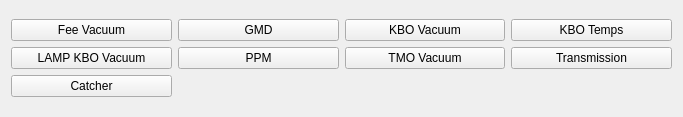
<?xml version="1.0" encoding="UTF-8"?>
<ui version="4.0">
 <class>Form</class>
 <widget class="QWidget" name="Form">
  <property name="geometry">
   <rect>
    <x>0</x>
    <y>0</y>
    <width>683</width>
    <height>117</height>
   </rect>
  </property>
  <property name="windowTitle">
   <string>Form</string>
  </property>
  <layout class="QGridLayout" name="gridLayout_2">
   <item row="0" column="0">
    <layout class="QGridLayout" name="gridLayout">
     <item row="1" column="4">
      <widget class="PyDMShellCommand" name="PyDMShellCommand_6">
       <property name="toolTip">
        <string/>
       </property>
       <property name="text">
        <string>Transmission</string>
       </property>
       <property name="showIcon" stdset="0">
        <bool>false</bool>
       </property>
       <property name="allowMultipleExecutions" stdset="0">
        <bool>false</bool>
       </property>
       <property name="titles" stdset="0">
        <stringlist/>
       </property>
       <property name="commands" stdset="0">
        <stringlist>
         <string>StripTool /cds/home/opr/tmoopr/Striptool/transmission</string>
        </stringlist>
       </property>
      </widget>
     </item>
     <item row="1" column="2">
      <widget class="PyDMShellCommand" name="PyDMShellCommand">
       <property name="toolTip">
        <string/>
       </property>
       <property name="text">
        <string>PPM</string>
       </property>
       <property name="showIcon" stdset="0">
        <bool>false</bool>
       </property>
       <property name="commands" stdset="0">
        <stringlist>
         <string>StripTool /cds/home/opr/tmoopr/Striptool/PPM</string>
        </stringlist>
       </property>
      </widget>
     </item>
     <item row="0" column="2">
      <widget class="PyDMShellCommand" name="PyDMShellCommand_3">
       <property name="toolTip">
        <string/>
       </property>
       <property name="text">
        <string>GMD</string>
       </property>
       <property name="showIcon" stdset="0">
        <bool>false</bool>
       </property>
       <property name="commands" stdset="0">
        <stringlist>
         <string>StripTool /cds/home/opr/tmoopr/Striptool/GMD</string>
        </stringlist>
       </property>
      </widget>
     </item>
     <item row="0" column="4">
      <widget class="PyDMShellCommand" name="PyDMShellCommand_8">
       <property name="toolTip">
        <string/>
       </property>
       <property name="text">
        <string>KBO Temps</string>
       </property>
       <property name="showIcon" stdset="0">
        <bool>false</bool>
       </property>
       <property name="commands" stdset="0">
        <stringlist>
         <string>StripTool /cds/home/opr/tmoopr/Striptool/KBO_temp</string>
        </stringlist>
       </property>
      </widget>
     </item>
     <item row="0" column="3">
      <widget class="PyDMShellCommand" name="PyDMShellCommand_5">
       <property name="toolTip">
        <string/>
       </property>
       <property name="text">
        <string>KBO Vacuum</string>
       </property>
       <property name="showIcon" stdset="0">
        <bool>false</bool>
       </property>
       <property name="commands" stdset="0">
        <stringlist>
         <string>StripTool /cds/home/opr/tmoopr/Striptool/KBO_PRES</string>
        </stringlist>
       </property>
      </widget>
     </item>
     <item row="1" column="1">
      <widget class="PyDMShellCommand" name="PyDMShellCommand_7">
       <property name="toolTip">
        <string/>
       </property>
       <property name="text">
        <string>LAMP KBO Vacuum</string>
       </property>
       <property name="showIcon" stdset="0">
        <bool>false</bool>
       </property>
       <property name="commands" stdset="0">
        <stringlist>
         <string>StripTool /cds/home/opr/tmoopr/Striptool/LAMP_KBO_PRES</string>
        </stringlist>
       </property>
      </widget>
     </item>
     <item row="0" column="1">
      <widget class="PyDMShellCommand" name="PyDMShellCommand_2">
       <property name="enabled">
        <bool>true</bool>
       </property>
       <property name="toolTip">
        <string/>
       </property>
       <property name="accessibleName">
        <string/>
       </property>
       <property name="text">
        <string>Fee Vacuum</string>
       </property>
       <property name="showIcon" stdset="0">
        <bool>false</bool>
       </property>
       <property name="commands" stdset="0">
        <stringlist>
         <string>StripTool /cds/home/opr/tmoopr/Striptool/FEE</string>
        </stringlist>
       </property>
      </widget>
     </item>
     <item row="1" column="3">
      <widget class="PyDMShellCommand" name="PyDMShellCommand_4">
       <property name="toolTip">
        <string/>
       </property>
       <property name="text">
        <string>TMO Vacuum</string>
       </property>
       <property name="showIcon" stdset="0">
        <bool>false</bool>
       </property>
       <property name="commands" stdset="0">
        <stringlist>
         <string>StripTool /cds/home/opr/tmoopr/Striptool/TMO_VAC</string>
        </stringlist>
       </property>
      </widget>
     </item>
     <item row="2" column="1">
      <widget class="PyDMShellCommand" name="PyDMShellCommand_9">
       <property name="toolTip">
        <string/>
       </property>
       <property name="text">
        <string>Catcher</string>
       </property>
       <property name="showIcon" stdset="0">
        <bool>false</bool>
       </property>
       <property name="commands" stdset="0">
        <stringlist>
         <string>StripTool /cds/home/opr/tmoopr/Striptool/catcher</string>
        </stringlist>
       </property>
      </widget>
     </item>
    </layout>
   </item>
  </layout>
 </widget>
 <customwidgets>
  <customwidget>
   <class>PyDMShellCommand</class>
   <extends>QPushButton</extends>
   <header>pydm.widgets.shell_command</header>
  </customwidget>
 </customwidgets>
 <resources/>
 <connections/>
</ui>
